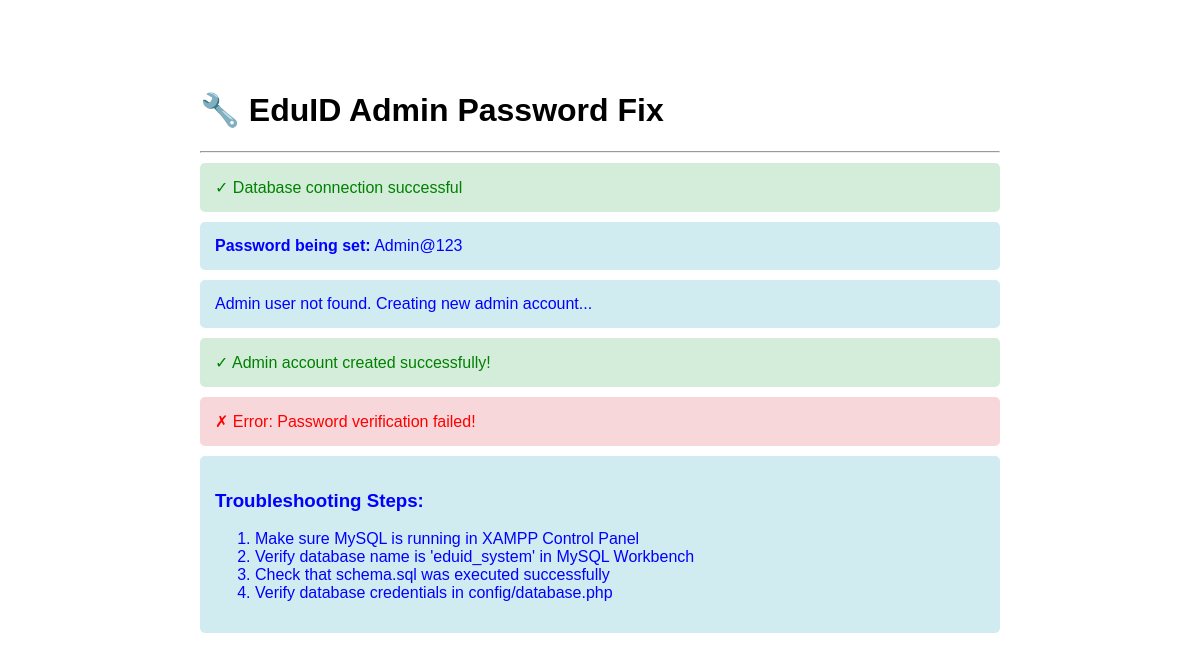
Before: /fix_admin_password.php with the older database file.
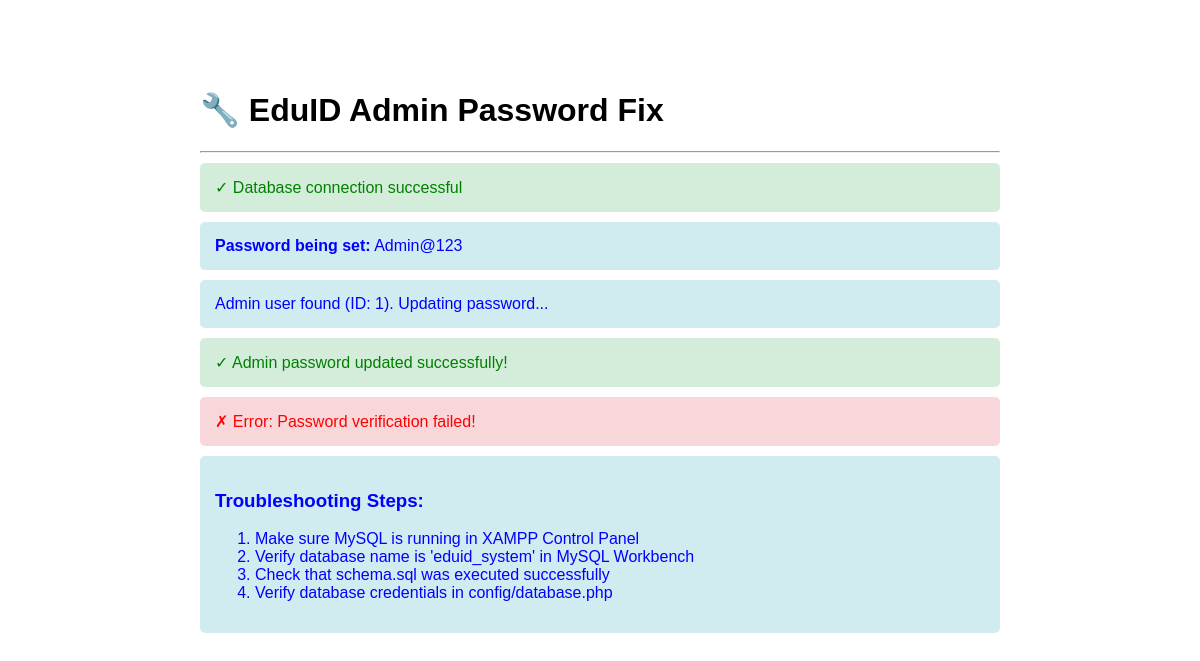
After: the same page with the newer database file.
### tables this page shows
CREATE TABLE IF NOT EXISTS users (
    user_id INT AUTO_INCREMENT PRIMARY KEY,
    username VARCHAR(50) UNIQUE NOT NULL,
    email VARCHAR(100) UNIQUE NOT NULL,
    password_hash VARCHAR(255) NOT NULL,
    user_role ENUM('admin', 'student', 'teacher', 'parent') NOT NULL,
    status ENUM('active', 'inactive', 'suspended') DEFAULT 'active',
    profile_picture VARCHAR(255),
    created_at TIMESTAMP DEFAULT CURRENT_TIMESTAMP,
    updated_at TIMESTAMP DEFAULT CURRENT_TIMESTAMP ON UPDATE CURRENT_TIMESTAMP,
    last_login TIMESTAMP NULL,
    created_by INT,
    INDEX idx_user_role (user_role),
    INDEX idx_email (email),
    INDEX idx_status (status)
);

### fix_admin_password.php (the view, shortened to what this page needs)
<?php
echo "<!DOCTYPE html>
<html>
<head>
    <title>Fix Admin Password - EduID</title>
    <style>
        body { font-family: Arial, sans-serif; max-width: 800px; margin: 50px auto; padding: 20px; }
        .success { color: green; background: #d4edda; padding: 15px; border-radius: 5px; margin: 10px 0; }
        .error { color: red; background: #f8d7da; padding: 15px; border-radius: 5px; margin: 10px 0; }
        .info { color: blue; background: #d1ecf1; padding: 15px; border-radius: 5px; margin: 10px 0; }
        pre { background: #f4f4f4; padding: 15px; border-radius: 5px; overflow-x: auto; }
        h2 { color: #333; }
    </style>
</head>
<body>
    <h1>🔧 EduID Admin Password Fix</h1>
    <hr>";
try {
    $db = new Database();
    $conn = $db->getConnection();
    echo "<div class='success'>✓ Database connection successful</div>";
    $password = "Admin@123";
    $password_hash = password_hash($password, PASSWORD_DEFAULT);
    echo "<div class='info'><strong>Password being set:</strong> Admin@123</div>";
    $checkStmt = $conn->prepare("SELECT user_id, username, email FROM users WHERE username = 'admin'");
    $checkStmt->execute();
    $existingAdmin = $checkStmt->fetch(PDO::FETCH_ASSOC);
    if ($existingAdmin) {
        echo "<div class='info'>Admin user found (ID: {$existingAdmin['user_id']}). Updating password...</div>";
        $updateStmt = $conn->prepare("UPDATE users SET password_hash = :password_hash, status = 'active' WHERE username = 'admin'");
        $updateStmt->bindParam(':password_hash', $password_hash);
        if ($updateStmt->execute()) {
            echo "<div class='success'>✓ Admin password updated successfully!</div>";
        } else {
            throw new Exception("Failed to update admin password");
        }
    } else {
        echo "<div class='info'>Admin user not found. Creating new admin account...</div>";
        $insertStmt = $conn->prepare(
            "INSERT INTO users (username, email, password_hash, user_role, status)
             VALUES ('admin', 'admin@eduid.com', :password_hash, 'admin', 'active')"
        );
        $insertStmt->bindParam(':password_hash', $password_hash);
        if ($insertStmt->execute()) {
            echo "<div class='success'>✓ Admin account created successfully!</div>";
        } else {
            throw new Exception("Failed to create admin account");
        }
    }
    $verifyStmt = $conn->prepare("SELECT user_id, username, password_hash FROM users WHERE username = 'admin'");
    $verifyStmt->execute();
    $admin = $verifyStmt->fetch(PDO::FETCH_ASSOC);
    if ($admin && password_verify($password, $admin['password_hash'])) {
        echo "<div class='success'>✓ Password verification successful! Login should work now.</div>";
    } else {
        throw new Exception("Password verification failed!");
    }
} catch (Exception $e) {
    echo "<div class='error'>✗ Error: " . $e->getMessage() . "</div>";
    echo "<div class='info'>
        <h3>Troubleshooting Steps:</h3>
        <ol>
            <li>Make sure MySQL is running in XAMPP Control Panel</li>
            <li>Verify database name is 'eduid_system' in MySQL Workbench</li>
            <li>Check that schema.sql was executed successfully</li>
            <li>Verify database credentials in config/database.php</li>
        </ol>
    </div>";
}
echo "</body></html>";
?>

### fix_admin_password.php (style rules this page uses)
body { font-family: Arial, sans-serif; max-width: 800px; margin: 50px auto; padding: 20px; }
.success { color: green; background: #d4edda; padding: 15px; border-radius: 5px; margin: 10px 0; }
.error { color: red; background: #f8d7da; padding: 15px; border-radius: 5px; margin: 10px 0; }
.info { color: blue; background: #d1ecf1; padding: 15px; border-radius: 5px; margin: 10px 0; }

Changed rows visible on the page:
added users: user_id "1"
Other visible differences:
text no longer shown: "Admin user not found. Creating new admin account... ✓ Admin account created successfully!"
text now shown: "Admin user found (ID: ). Updating password... ✓ Admin password updated successfully!"
